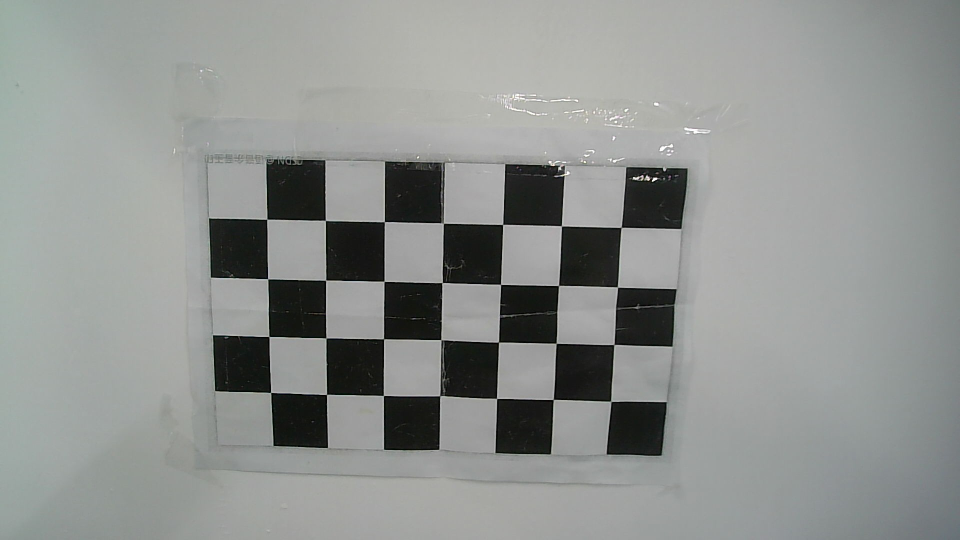
#> input picture jetson_vision/pictures/WIN_20260717_16_45_20_Pro.jpg, 1920 x 1080 px (shown at 1/2 size)
$ python -i line_detector_v2_parabola.py   (imports and definitions only)
#> lines starting #> are read from the running program, lines starting #| are printed output that depends on the picture; after the words box and inside, x2 and y2 are one past the last pixel; in counts of white or black regions, pixels touching at a corner belong together
#> further down, picture is the input picture: shape (1080, 1920, 3); mean B, G, R 143.8, 146.2, 143.2
"""巡线模块 V2 — 鸟瞰 + 二次抛物线拟合（方法二）

流程：
  BGR → max(R,G,B) → warp → Otsu → 形态学闭运算
  → 逐行边缘对检测（左/右边过渡 + 宽度验证 + 单边外推）→ 加权抛物线拟合
  → 计算偏差（切线近端截距）和朝向（切线角）

时序稳定性机制（移植自 V0 3-ROI 检测器）：
  - 逐行 diff 边缘对验证：找白→黑（左沿）和黑→白（右沿）过渡，拒绝过窄/过宽对
  - 单边可见时从轨道半间距外推赛道中心（不再用 np.mean 偏到可见边）
  - 丢失检测时输出 last_dev*0.92 / last_heading*0.88（V0 非复合衰减模式）
  - 参数平滑仅在拟合高置信时激活，错误参数从 last-good 回退

与 V3 (几何原语) 的区别：抛物线无先验约束，弯道直道通用，
但拟合自由度更高（3参数 vs 2参数+间距约束）。
"""
import cv2
import numpy as np


def clamp(v, lo, hi):
    return max(lo, min(hi, v))


class LineDetector:
    def __init__(
        self,
        cam_height_cm=40.0,
        cam_pitch_deg=45.0,
        cam_vfov_deg=44.0,
        cam_w=640,
        cam_h=480,
        bird_h=200,
        bird_w=160,
        lookahead_cm=(10, 80),
        th_offset=6,
        track_width_cm=35.5,         # 赛道两条黑线中心间距 (cm)
    ):
        self.cam_height = cam_height_cm
        self.cam_pitch = np.radians(cam_pitch_deg)
        self.cam_vfov_deg = cam_vfov_deg
        self.img_w = cam_w
        self.img_h = cam_h
        self.bird_h = bird_h
        self.bird_w = bird_w
        self._center_x = bird_w // 2
        self.th_offset = th_offset
        self.track_width_cm = track_width_cm

        # 畸变校正（可选）
        self._K = None
        self._dist = None

        self.M = self._build_birdseye_matrix(lookahead_cm)

        # ── 从鸟瞰几何推导赛道黑线间距 (px) ──
        mid_cm = (lookahead_cm[0] + lookahead_cm[1]) / 2.0
        vfov_rad = np.radians(cam_vfov_deg)
        hfov_rad = 2.0 * np.arctan(np.tan(vfov_rad / 2.0) * cam_w / cam_h)
        ground_w_mid = 2.0 * mid_cm * np.tan(hfov_rad / 2.0)
        self._track_width_px = track_width_cm * (bird_w / ground_w_mid)

        # ── 时序状态 ──
        self._last_dev = None          # 上帧最终偏差
        self._last_heading = 0.0       # 上帧最终朝向
        self._last_a = 0.0             # 上帧抛物线系数
        self._last_b = 0.0
        self._last_c = 0.0
        self._last_y_mean = 0.5
        self._jump_cnt = 0             # 连续大跳帧计数

        # 高置信时保存的参数，用于差拟合时回退
        self._good_a = None
        self._good_b = None
        self._good_c = None
        self._good_y_mean = 0.5

        # V0 式丢失检测锚点（非复合衰减用）
        self._anchor_dev = None
        self._anchor_heading = 0.0

    # ── 鸟瞰变换 ──
    def _build_birdseye_matrix(self, lookahead):
#> called with lookahead = (10, 80)
        near, far = lookahead
        near = max(near, 20.0)

        vfov_rad = np.radians(self.cam_vfov_deg)
        hfov_rad = 2.0 * np.arctan(np.tan(vfov_rad / 2.0) * self.img_w / self.img_h)
        fx = self.img_w / (2.0 * np.tan(hfov_rad / 2.0))
        fy = self.img_h / (2.0 * np.tan(vfov_rad / 2.0))
        cx, cy = self.img_w / 2.0, self.img_h / 2.0

        ground_w_far = 2.0 * far * np.tan(hfov_rad / 2.0)
        W = ground_w_far * 0.7

        world_pts = np.float32([
            [W / 2, near], [-W / 2, near],
            [-W / 2, far], [W / 2, far],
        ])
        cp, sp = np.cos(self.cam_pitch), np.sin(self.cam_pitch)
        src_pts = []
        for wx, wz in world_pts:
            Xc = wx
            Yc = self.cam_height * cp - wz * sp
            Zc = self.cam_height * sp + wz * cp
            if Zc < 0.01:
                Zc = 0.01
            src_pts.append([fx * Xc / Zc + cx, fy * Yc / Zc + cy])
        src = np.float32([[clamp(p[0], 0, self.img_w-1),
                           clamp(p[1], 0, self.img_h-1)] for p in src_pts])

        dst = np.float32([
            [self.bird_w - 1, self.bird_h - 1], [0, self.bird_h - 1],
            [0, 0], [self.bird_w - 1, 0],
        ])
        return cv2.getPerspectiveTransform(src, dst)

    # ── 逐行双黑线检测 → 推算赛道中心 ──
    def _scan_rows(self, binary, step=4):
        """每行找所有黑线段（4–40px宽），按段数推算赛道中心。

        赛道有两条平行黑线（左右边缘线），中心间距约 track_width_cm。
        binary: 0=黑(线), 255=白(背景)

        Returns
        -------
        points : list of (cx, row_y, weight)
            weight 1.0 = 双段赛道中心, 0.5 = 单段外推赛道中心
        stats  : dict {'full': N, 'half': N}
        """
        points = []
        n_full, n_half = 0, 0
        half_track = self._track_width_px / 2.0   # 赛道半间距 (~59 px)
        min_seg_w = 4                              # 单条黑线最小宽度
        max_seg_w = 40                             # 单条黑线最大宽度
        track_tol = max(20.0, self._track_width_px * 0.4)  # 双段配对容差

        for row in range(0, self.bird_h, step):
            line = binary[row, :]
            # diff <0: 255→0 = 白→黑 = 黑段左沿
            # diff >0: 0→255 = 黑→白 = 黑段右沿
            diff = np.diff(line.astype(np.int32) // 255)

            left_edges  = np.where(diff < 0)[0]
            right_edges = np.where(diff > 0)[0]

            # ── 构建黑段列表（左沿+右沿配对，按宽度过滤） ──
            segments = []
            for le in left_edges:
                rc = right_edges[right_edges > le]
                if len(rc) == 0:
                    continue
                re = rc[0]                         # 紧邻的右沿
                width = re - le
                if min_seg_w <= width <= max_seg_w:
                    segments.append({
                        'left': float(le),
                        'right': float(re),
                        'cx': float((le + re) * 0.5),
                    })

            # ── 双段：找间距最接近赛道中心间距的段对 ──
            if len(segments) >= 2:
                best_pair = None
                best_err = float('inf')
                for i in range(len(segments)):
                    for j in range(i + 1, len(segments)):
                        gap = abs(segments[j]['cx'] - segments[i]['cx'])
                        err = abs(gap - self._track_width_px)
                        if err < best_err:
                            best_err = err
                            best_pair = (segments[i], segments[j])
                if best_pair is not None:
                    gap = abs(best_pair[0]['cx'] - best_pair[1]['cx'])
                    if abs(gap - self._track_width_px) <= track_tol:
                        track_cx = (best_pair[0]['cx'] + best_pair[1]['cx']) * 0.5
                        points.append((track_cx, float(row), 1.0))
                        n_full += 1
                        continue
                # 未配成对 → 继续执行单段逻辑

            # ── 单段：用距离中心最近的段做外推 ──
            if len(segments) >= 1:
                best_seg = min(segments, key=lambda s: abs(s['cx'] - self._center_x))
                if best_seg['cx'] < self._center_x:
                    # 可见段在左边 → 赛道中心在右边
                    cx = best_seg['cx'] + half_track
                else:
                    # 可见段在右边 → 赛道中心在左边
                    cx = best_seg['cx'] - half_track
                if 0 <= cx < self.bird_w:
                    points.append((cx, float(row), 0.5))
                    n_half += 1

        return points, {'full': n_full, 'half': n_half}

    # ── 主入口 ──
    def process(self, bgr):
        if self._K is not None:
            bgr = cv2.undistort(bgr, self._K, self._dist)

        # max(R,G,B) → warp → 二值化
        gray = np.max(bgr, axis=2)
        bird = cv2.warpPerspective(gray, self.M, (self.bird_w, self.bird_h))
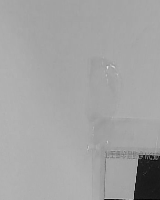
#> bird: shape (200, 160); min 2, max 230, mean 163.3
        th_val, _ = cv2.threshold(bird, 0, 255, cv2.THRESH_BINARY + cv2.THRESH_OTSU)
#> th_val = 96
        th_val = clamp(th_val + self.th_offset, 30, 200)
#> th_val = 102
        binary = cv2.threshold(bird, th_val, 255, cv2.THRESH_BINARY)[1]
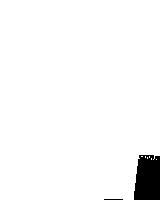
#> binary: shape (200, 160); 96.7% white; 2 black regions (1 under 20 px), largest, box (x1, y1, x2, y2) and area: (134, 155, 160, 200) 1050

        # ── 逐行边缘对采样（代替原 np.mean(black)） ──
        points, scan_stats = self._scan_rows(binary, step=4)
#> the loop in _scan_rows, `for row in range(0, self.bird_h, step):` made 50 passes
#> left_edges on passes 41 to 48: [137], [137], [136], [136], [135], [135], [134], [134]
#> after the loop in _scan_rows, `for row in range(0, self.bird_h, step):`: n_full = 0; n_half = 1; points = [(92.42, 156, 0.5)]
#> points = [(92.42, 156, 0.5)]; scan_stats = {'full': 0, 'half': 1}

        deviation_px = None
        heading_deg = 0.0
        conf = 0.0
        inlier_count = 0
        a = b = c = 0.0
        y_mean = 0.5

        if len(points) >= 6:       # 放宽阈值：允许部分单边行
            pts_arr = np.array([(p[0], p[1]) for p in points], dtype=np.float32)
            weights = np.array([p[2] for p in points], dtype=np.float32)
            xs, ys = pts_arr[:, 0], pts_arr[:, 1]

            # 组合权重: 行位置权重(远行越重) × 边缘质量权重(双边=1, 单边=0.5)
            row_w = 0.4 + 0.6 * (ys / self.bird_h)
            combined_w = row_w * weights

            y_norm = ys / self.bird_h
            y_mean = y_norm.mean()
            y_centered = y_norm - y_mean

            coeffs = np.polyfit(y_centered, xs, 2, w=combined_w)
            a, b, c = coeffs

            pred = a * y_centered**2 + b * y_centered + c
            residuals = np.abs(xs - pred)
            inlier_mask = residuals < 4.0
            inlier_count = int(inlier_mask.sum())

            # 置信度: 内点率 × 双边行占比
            raw_conf = clamp(inlier_count / 30.0, 0.15, 1.0)
            total_edges = scan_stats['full'] + scan_stats['half']
            full_ratio = scan_stats['full'] / max(total_edges, 1)
            conf = clamp(raw_conf * (0.6 + 0.4 * full_ratio), 0.10, 1.0)

            valid_fit = False
            if inlier_count >= 6:
                rmse = float(np.sqrt(np.mean(residuals[inlier_mask]**2)))

                # ---- 拒绝明显错误的抛物线 ----
                if rmse > 3.0 or abs(a) > 0.5 * self.bird_w:
                    # 回退到上一次"好"参数
                    if self._good_a is not None and conf > 0.25:
                        a, b, c = self._good_a, self._good_b, self._good_c
                        y_mean = self._good_y_mean
                    else:
                        a, b, c = 0.0, b, c       # 降级为直线
                else:
                    valid_fit = True

                # ---- 参数级时序平滑（仅当拟合可靠且跳变小） ----
                if valid_fit and conf > 0.35 and self._last_a is not None:
                    param_jump = abs(a - self._last_a) + abs(b - self._last_b)
                    if param_jump < 0.3:
                        # 平滑因子: 高置信时更多信任历史
                        alpha_param = 0.55 if conf > 0.5 else 0.7
                        a = alpha_param * self._last_a + (1 - alpha_param) * a
                        b = alpha_param * self._last_b + (1 - alpha_param) * b
                        c = alpha_param * self._last_c + (1 - alpha_param) * c
                        y_mean = alpha_param * self._last_y_mean + (1 - alpha_param) * y_mean

                # 始终记录本帧参数（无论是否平滑）
                self._last_a, self._last_b, self._last_c = a, b, c
                self._last_y_mean = y_mean

                # 仅在拟合可靠时更新"好"参数锚点
                if conf > 0.40 and inlier_count >= 10:
                    self._good_a, self._good_b, self._good_c = a, b, c
                    self._good_y_mean = y_mean

                # 计算近端偏差和朝向
                y_bottom = 1.0 - y_mean
                near_x = a * y_bottom**2 + b * y_bottom + c
                deviation_px = near_x - self._center_x

                slope = 2 * a * y_bottom + b
                heading_deg = np.degrees(np.arctan(slope / self.bird_h))

        # ── 输出级时序平滑 ──
        if deviation_px is not None:
            # 检测到线：V2 原有跳变守卫 + V0 式 EMA
            if self._last_dev is not None:
                jump = abs(deviation_px - self._last_dev)
                if jump > 20:
                    # 疑似误检跳变 — 抑制，但限15帧超时
                    if self._jump_cnt < 15:
                        self._jump_cnt += 1
                        deviation_px = self._last_dev
                        heading_deg = self._last_heading
                        conf = max(0.08, conf * 0.5)
                    else:
                        self._jump_cnt = 0
                else:
                    self._jump_cnt = 0
                    # 自适应 alpha: <8px 轻跳用较大 alpha, >=8px 中跳用较小 alpha
                    alpha = 0.35 if jump > 8 else 0.60
                    deviation_px = alpha * deviation_px + (1 - alpha) * self._last_dev
                    heading_deg   = alpha * heading_deg   + (1 - alpha) * self._last_heading

            self._last_dev = deviation_px
            self._last_heading = heading_deg
            # 更新丢失锚点（最近一次有效检测）
            self._anchor_dev = deviation_px
            self._anchor_heading = heading_deg
        else:
            # 完全丢失：V0 式非复合指数衰减
            if self._anchor_dev is not None:
                deviation_px = self._anchor_dev * 0.92
                heading_deg   = self._anchor_heading * 0.88
                conf = 0.10
                # V0 行为：不更新 _anchor_*，下一帧仍从原锚点衰减
                # （避免复合衰减→0；维持"靠近最后已知位置"策略）

        # ── 可视化 ──
        vis = cv2.cvtColor(binary, cv2.COLOR_GRAY2BGR)
        cv2.line(vis, (self._center_x, 0), (self._center_x, self.bird_h), (0, 0, 255), 1)
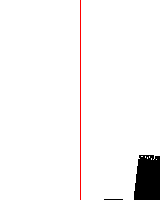
#> vis: shape (200, 160, 3); mean B, G, R 244.9, 244.9, 246.5
        # 双边点绿色，单边点黄色
        for px, py, wgt in points:
            color = (0, 255, 0) if wgt > 0.8 else (0, 200, 255)
            cv2.circle(vis, (int(px), int(py)), 1, color, -1)
#> this loop made 1 pass
#> (px, py, wgt, color) on pass 1: (92.42, 156, 0.5, (0, 200, 255))
#> vis: shape (200, 160, 3); 0.02% of pixels changed, all inside (x1, y1, x2, y2) = (91, 155, 94, 158)
        if deviation_px is not None:
            for y_pt in range(0, self.bird_h, 5):
                yn = y_pt / self.bird_h - y_mean
                x_pt = int(a * yn**2 + b * yn + c)
                if 0 <= x_pt < self.bird_w:
                    cv2.circle(vis, (x_pt, y_pt), 2, (0, 255, 0), -1)
            n_full = scan_stats.get('full', 0)
            n_half = scan_stats.get('half', 0)
            cv2.putText(vis,
                f"d={deviation_px:+.1f} h={heading_deg:+.0f} a={a:+.3f} in={inlier_count}/{len(points)}"
                f" F{n_full}H{n_half}",
                (4, self.bird_h - 6),
                cv2.FONT_HERSHEY_SIMPLEX, 0.3, (255, 255, 0), 1)

        debug = {"bird": bird, "binary": binary, "heading_deg": heading_deg}
        return deviation_px, heading_deg, conf, vis, debug

>>> import cv2
>>> picture = cv2.imread('pictures/WIN_20260717_16_45_20_Pro.jpg')
>>> result = LineDetector().process(picture)
#> result = 5 items

$ run again, on jetson_vision/pictures/WIN_20260717_16_45_23_Pro.jpg
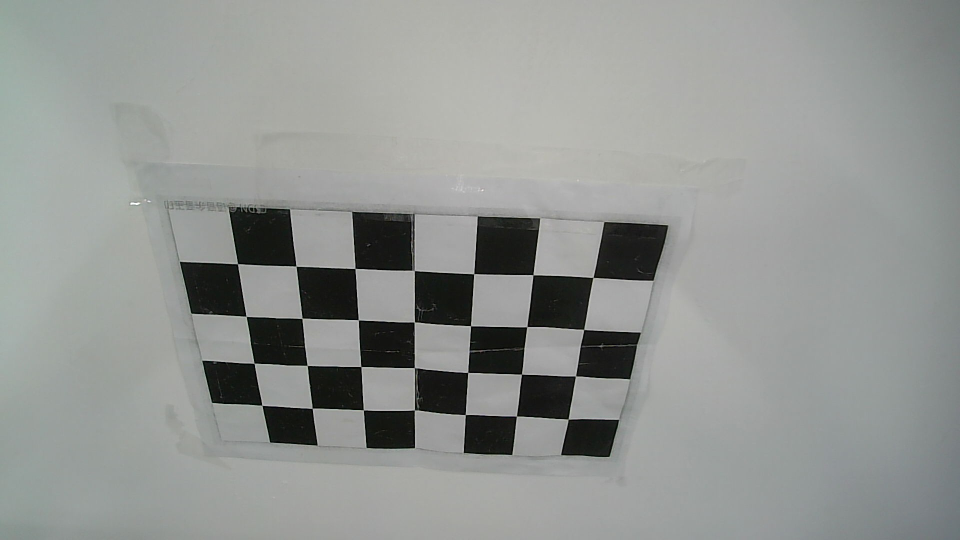
#> input picture jetson_vision/pictures/WIN_20260717_16_45_23_Pro.jpg, 1920 x 1080 px (shown at 1/2 size)
#> picture is the input picture: shape (1080, 1920, 3); mean B, G, R 146.6, 149.3, 146.4
#> in process, `th_val, _ = cv2.threshold(bird, 0, 255, cv2.THRESH_BINARY + cv2.THRESH..`: th_val = 100
#> in process, `th_val = clamp(th_val + self.th_offset, 30, 200)`: th_val = 106
#> in process, `binary = cv2.threshold(bird, th_val, 255, cv2.THRESH_BINARY)[1]`:
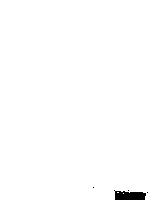
#> binary: shape (200, 160); 99.2% white; 4 black regions (3 under 20 px), largest, box (x1, y1, x2, y2) and area: (114, 190, 146, 200) 246
#> the loop in _scan_rows, `for row in range(0, self.bird_h, step):` made 50 passes
#> (left_edges, right_edges) on passes 49 to 50: ([114, 118, 129, 146], [116, 128, 142, 147]), ([114], [144])
#> after the loop in _scan_rows, `for row in range(0, self.bird_h, step):`: n_full = 0; n_half = 2; points = [(64.42, 192, 0.5), (70.42, 196, 0.5)]
#> in process, `points, scan_stats = self._scan_rows(binary, step=4)`: scan_stats = {'full': 0, 'half': 2}
#> in process, `cv2.line(vis, (self._center_x, 0), (self._center_x, self.bird_h), (0, ..`:
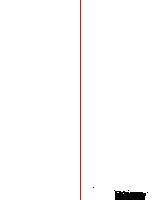
#> vis: shape (200, 160, 3); mean B, G, R 251.4, 251.4, 253
#> the loop in process, `for px, py, wgt in points:` made 2 passes
#> (px, py, wgt, color) on passes 1 to 2: (64.42, 192, 0.5, (0, 200, 255)), (70.42, 196, 0.5, (0, 200, 255))
#> result = 5 items
